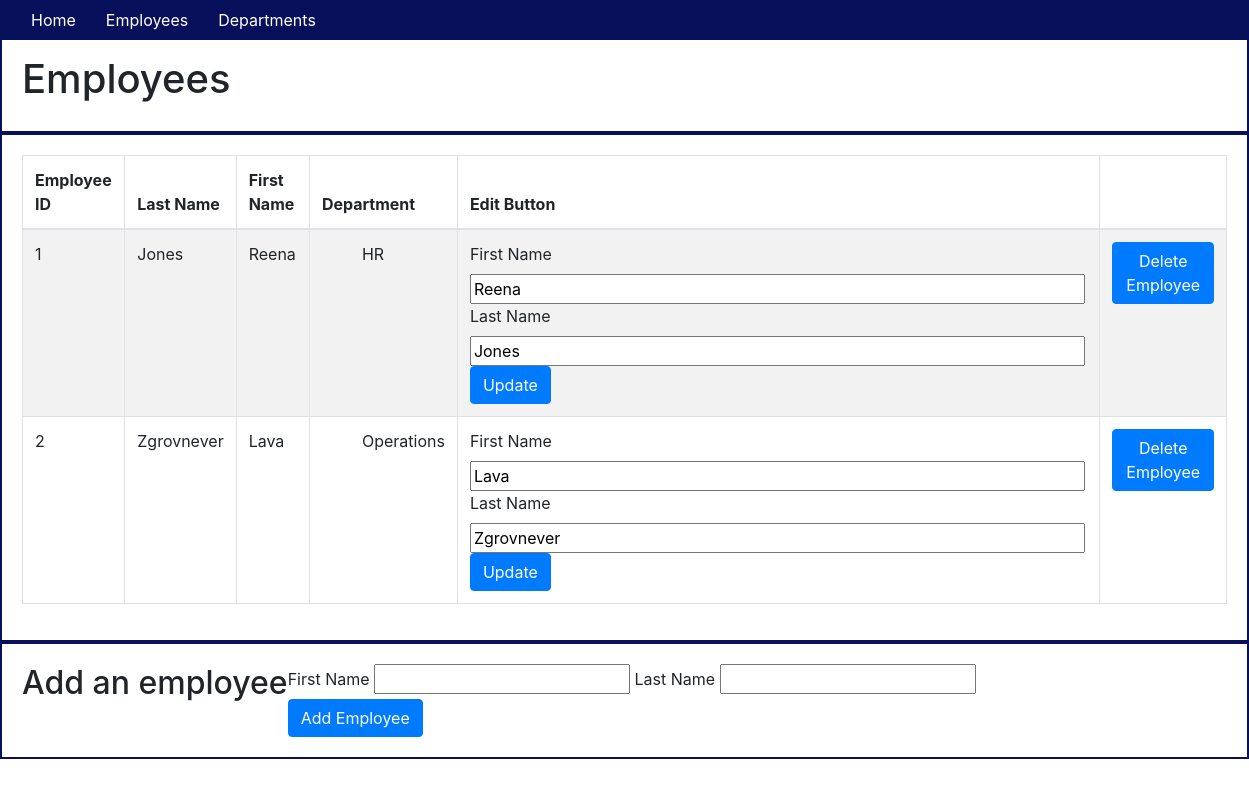
Page /employees on the earlier database version.
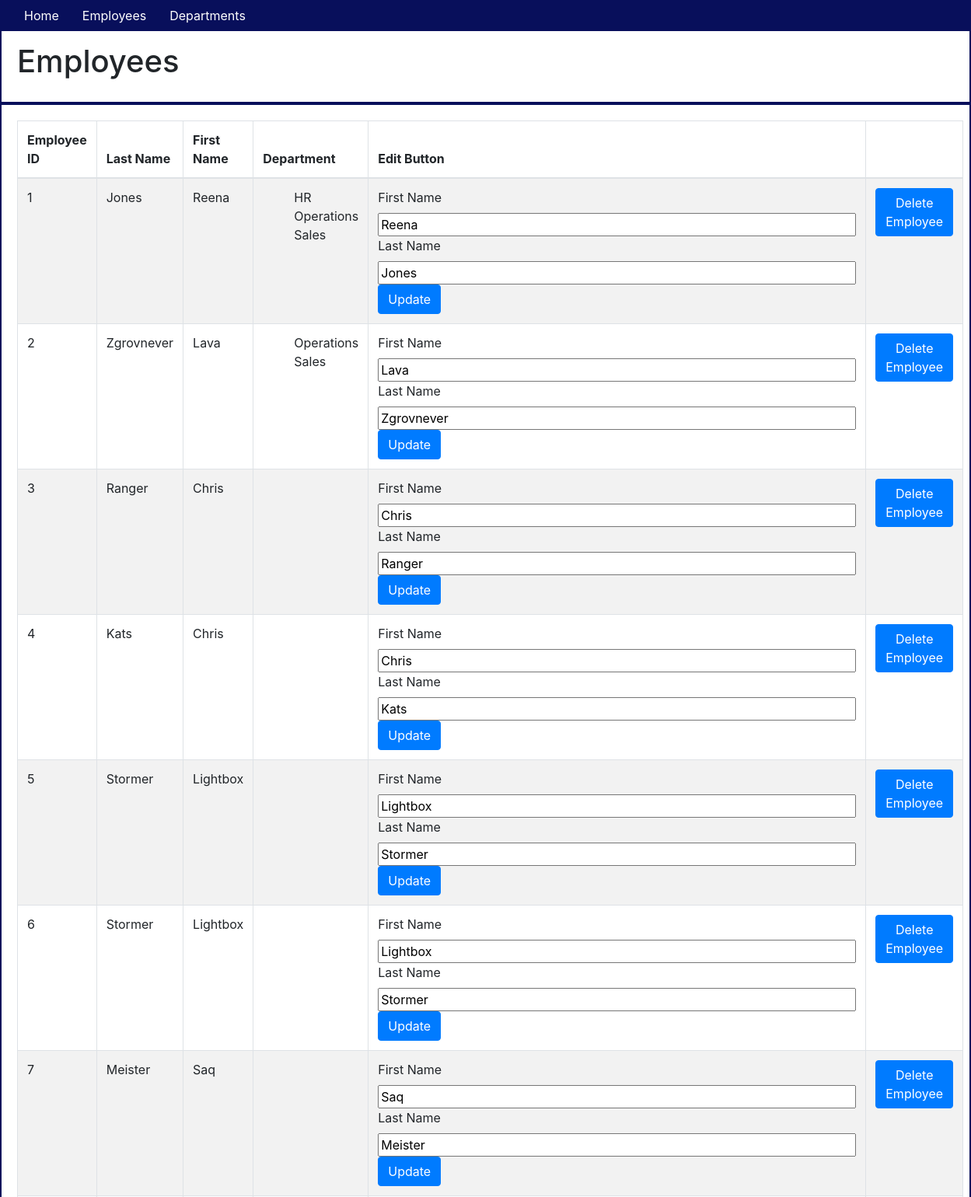
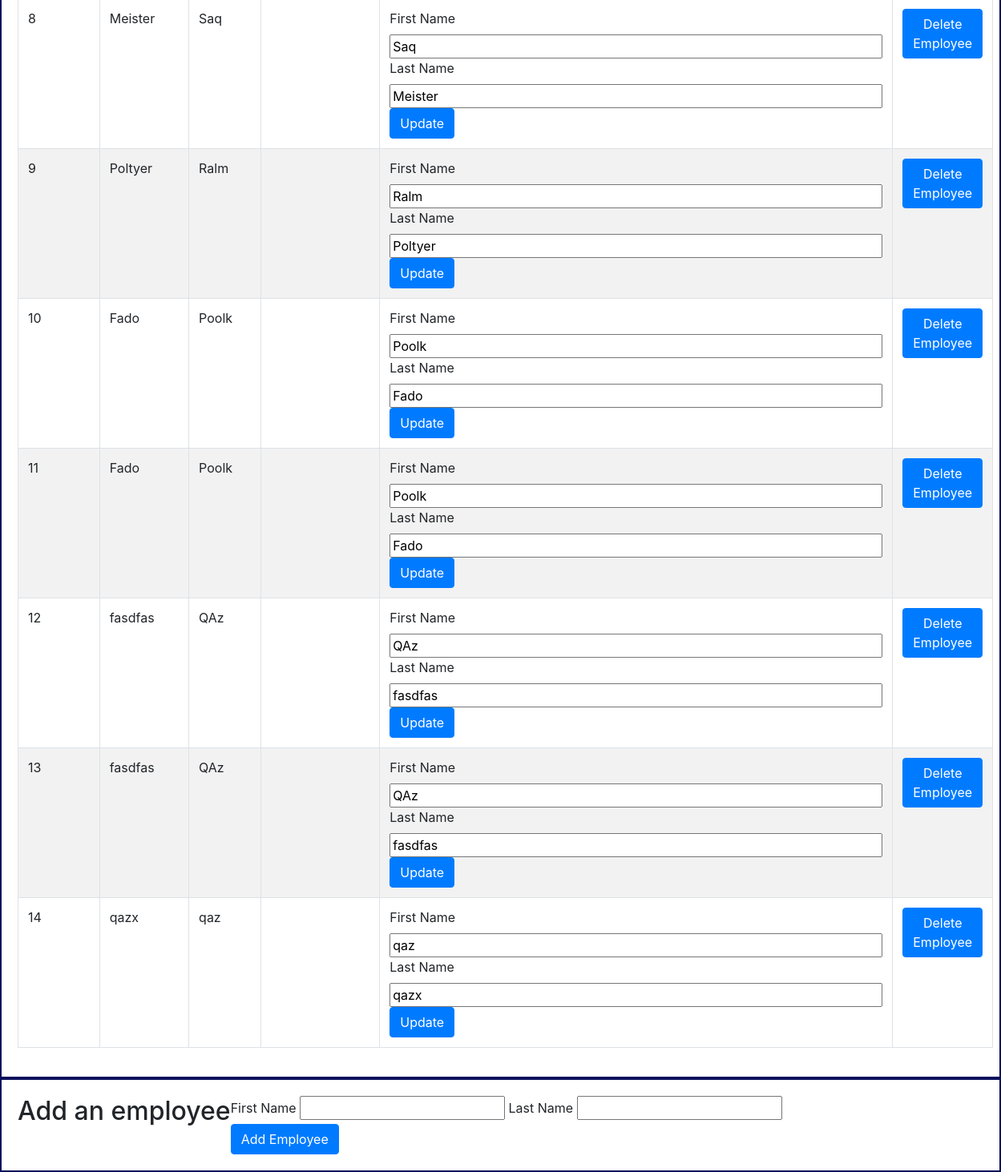
Same page on the later database version (2 pictures, top to bottom).
### app/models.py (models this page shows, shortened)
class Employee(db.Model):
    id = db.Column(db.Integer, primary_key=True)
    first_name = db.Column(db.String(64))
    last_name = db.Column(db.String(64), index=True)
    departments = db.relationship('Department', secondary=links, backref='employee', lazy='dynamic')

class Department(db.Model):
    id = db.Column(db.Integer, primary_key=True)
    name = db.Column(db.String(64))
    employees = db.relationship('Employee', secondary=links, backref='department', lazy='dynamic')
    def __repr__(self):
        return '<{} Department>'.format(self.name)

### app/routes.py (the view)
@app.route('/employees')
def show_employees():
    employees = Employee.query.all()
    departments = Department.query.all()
    return render_template('employees.html', title="Employees", employees=employees, departments=departments)

### app/templates/employees.html (shortened to what this page needs)
{% extends "base.html" %} {% block content %}
<div class="container-fluid">
    <div class="row">
        <h1>Employees</h1>
    </div>
    <div class="row">
        <table class="table table-striped table-bordered">
            <thead>
                <th>Employee ID</th>
                <th>Last Name</th>
                <th>First Name</th>
                <th>Department</th>
                <th>Edit Button</th>
                <th></th>
            </thead>
            <tbody>
                {% for employee in employees %}
                <tr>
                    <td>{{employee.id}}</td>
                    <td>{{employee.last_name}}</td>
                    <td>{{employee.first_name}}</td>
                    <td>
                        <ul>
                            {% for employee_department in employee.departments %}
                            <li>{{employee_department.name}}</li>
                            {% endfor %}
                        </ul>
                    </td>
                    <td>
                        <form method="POST" action="/employees/{{employee.id}}/update">
                            <label for="first_name">First Name</label>
                            <input type="text" value="{{employee.first_name}}" name="new_first_name" size="55"><br>
                            <label for="last_name">Last Name</label>
                            <input type="text" value="{{employee.last_name}}" name="new_last_name" size="55"><br>
                            <button type="submit" class="btn btn-primary" value="Update">Update</button>
                        </form>
                    </td>
                    <td>
                        <form action="{{url_for('delete_employee', employee_id=employee.id)}}" method="POST">
                            <button type="submit" class="btn btn-primary" value="Delete Employee">Delete
                                Employee</button>
                        </form>
                    </td>
                </tr>
                {% endfor %}
            </tbody>
        </table>
    </div>
    <div class="row">
        <h2>Add an employee</h2>
        <form action="/employees" method="POST">
            <label for="first_name">First Name</label>
            <input type="text" name="first_name" id="first_name" required />
            <label for="last_name">Last Name</label>
            <input type="text" name="last_name" id="last_name" required />
            <br>
            <button type="submit" class="btn btn-primary" value="Add Employee">Add Employee</button>
        </form>
    </div>
</div>
{% endblock %}

Differences in the rows shown:
changed Employee "Jones": gains Department (name "Sales"); gains Department (name "Operations")
changed Employee "Zgrovnever": gains Department (name "Sales")
added Employee: id "3", last_name "Ranger", first_name "Chris", new_first_name "Chris", new_last_name "Ranger"
added Employee: id "4", last_name "Kats", first_name "Chris", new_first_name "Chris", new_last_name "Kats"
added Employee: id "5", last_name "Stormer", first_name "Lightbox", new_first_name "Lightbox", new_last_name "Stormer"
added Employee: id "6", last_name "Stormer", first_name "Lightbox", new_first_name "Lightbox", new_last_name "Stormer"
added Employee: id "7", last_name "Meister", first_name "Saq", new_first_name "Saq", new_last_name "Meister"
added Employee: id "8", last_name "Meister", first_name "Saq", new_first_name "Saq", new_last_name "Meister"
added Employee: id "9", last_name "Poltyer", first_name "Ralm", new_first_name "Ralm", new_last_name "Poltyer"
added Employee: id "10", last_name "Fado", first_name "Poolk", new_first_name "Poolk", new_last_name "Fado"
added Employee: id "11", last_name "Fado", first_name "Poolk", new_first_name "Poolk", new_last_name "Fado"
added Employee: id "12", last_name "fasdfas", first_name "QAz", new_first_name "QAz", new_last_name "fasdfas"
added Employee: id "13", last_name "fasdfas", first_name "QAz", new_first_name "QAz", new_last_name "fasdfas"
added Employee: id "14", last_name "qazx", first_name "qaz", new_first_name "qaz", new_last_name "qazx"
